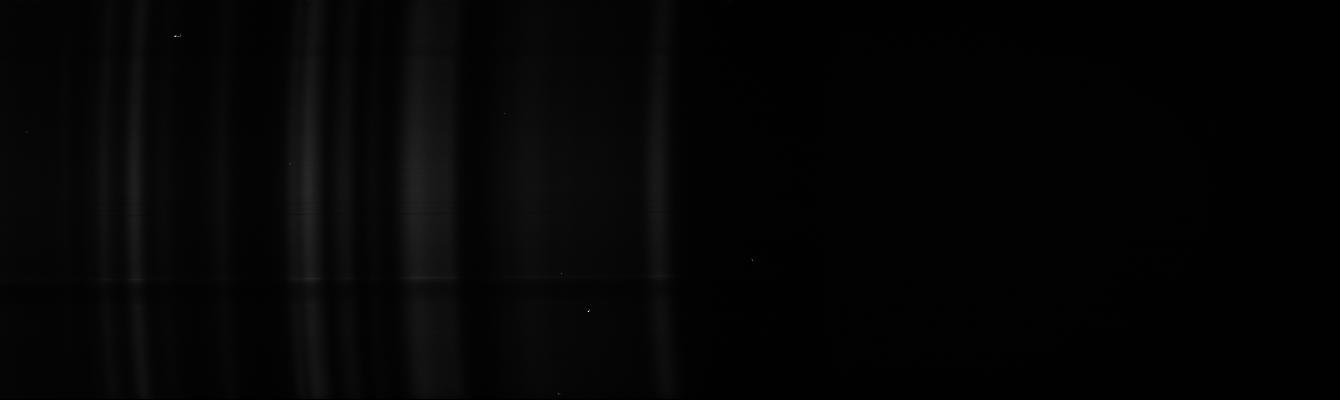
#> input picture spectro-raman/data/glycerol_06_06_2020_2.tif, 1340 x 400 px
$ python OLD_curbature_correction_test.py
#> lines starting #> are read from the running program, lines starting #| are printed output that depends on the picture; long printed decimals are rounded
from PIL import Image
from scipy.optimize import curve_fit
import numpy as np
from matplotlib import pyplot as plt


im = Image.open('data/glycerol_06_06_2020_2.tif')
#> im is the input picture: PIL image 1340x400 F; min -19, max 5499, mean 97.5
imarray = np.array(im)
plt.imshow(im)

def gaussian(x, a, b, c):
    return a*np.exp(-np.power(x - b, 2)/(2*np.power(c, 2)))

fig, ax1 = plt.subplots(1, 1)
print(imarray[200, :])
#> (printed output is left out)

xmin = 620
xmax = 700
ymin = 0
ymax = 398
sectionyData = imarray[0][xmin:xmax]
#> sectionyData = 80 values, max 251 at index 45, min 20 at index 72, mean 100.9
sectionxData = np.linspace(xmin, xmax, len(sectionyData))
#> sectionxData = 80 values from 620 to 700

for ypos in range(ymin, ymax):
    sectionyData = imarray[ypos][xmin:xmax]
    sectionxData = np.linspace(xmin, xmax, len(sectionyData))
    pars, cov = curve_fit(f=gaussian, xdata=sectionxData, ydata=sectionyData, p0=[1, sectionxData[round(len(sectionxData)/2)], 1], bounds=(-np.inf, np.inf))
    stdevs = np.sqrt(np.diag(cov))
    maxIndex = sectionxData[np.argmax(sectionyData)]
    print(pars[1], sectionxData[np.argmax(sectionyData)])
    plt.imshow(im)
    plt.scatter( [pars[1]],[ypos], c='r', s=5, label="Gaussian fit")
    plt.scatter( [maxIndex],[ypos], c='b', s=5, label="Maximum")
#> this loop made 398 passes
#> (pars, stdevs, maxIndex) on passes 1 to 3: ([180.6, 660.9, 17.29], [9.31, 1.03, 1.06], 665.6), ([173.6, 661.4, -17.09], [8.48, 0.962, 0.988], 664.6), ([166.6, 661, 16.87], [8.42, 0.983, 1.01], 664.6)
#| 660.887 665.570
#| 661.411 664.557
#| 660.992 664.557
#| 660.943 664.557
#| 661.537 664.557
#| 661.190 662.532
#| 661.500 665.570
#| 661.557 663.544
#> (further printed lines are left out)


plt.show()
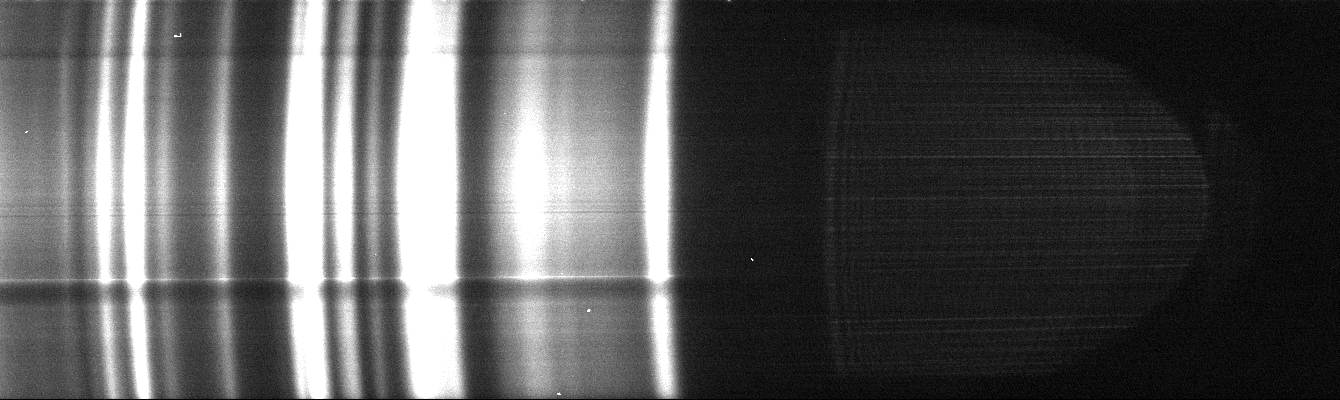
#> shown: shape (400, 1340, 4); mean R, G, B, A 86, 86, 86, 255
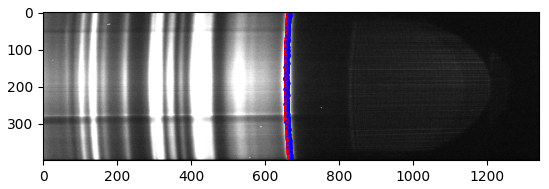
#> figure drawn by matplotlib, 1 panel
